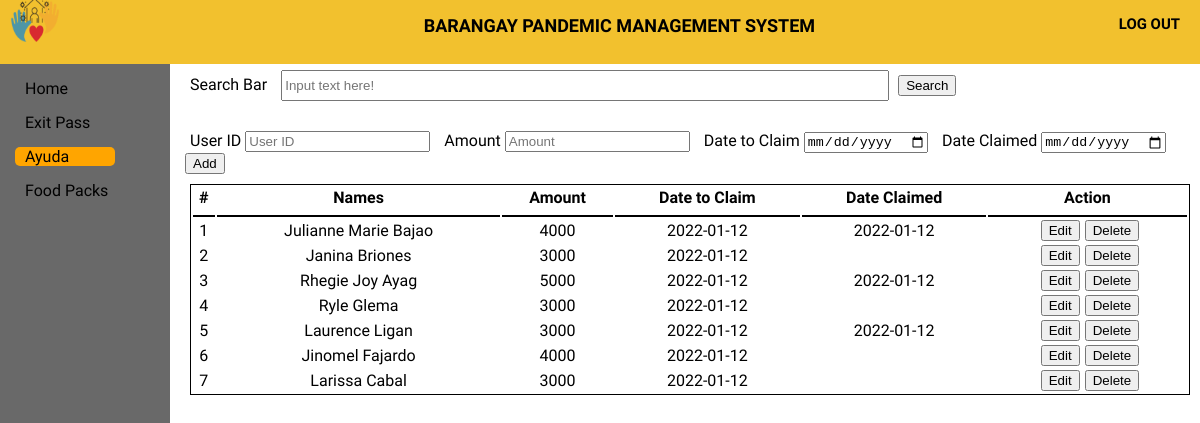
/Ayuda/ayuda.php (signed in), run on the app's committed database.
### tables this page shows
CREATE TABLE `ayuda` (
  `ayudaID` int(11) NOT NULL,
  `userID` int(11) NOT NULL,
  `name2` varchar(50) NOT NULL,
  `amount` int(50) NOT NULL,
  `barangay` varchar(50) NOT NULL,
  `date_toclaim` varchar(50) NOT NULL,
  `date_claimed` varchar(50) NOT NULL
);

### Connection/session.php (called while the page is built, shortened)
<?php
	require 'db_conn.php';
	$query = $conn->query("SELECT * FROM `users` WHERE `userID` = '$_SESSION[userID]'") or die(mysqli_error());
	$fetch = $query->fetch_array();
	$barangay = $fetch['barangay'];
?>

### Ayuda/ayuda.php (the view, shortened to what this page needs)
<!DOCTYPE html>
<?php
	require '../Connection/session.php';
?>
<html>
<html>
<head>
	<link rel="stylesheet" type="text/css" href="ayuda.css">
</head>
<body>
	<header>
		<div class="log_out">
			<a href="../Logout/logout.php" class="logout_btn"><h5>LOG OUT</h5></a>
		</div>
		<div class="title">
			<h5>BARANGAY PANDEMIC MANAGEMENT SYSTEM</h5>
		</div>
		<div class="logobox">
			<img src="logo1.png" class="logo">
		</div>
	</header>
	<div class="sidebar">
		<a href="../home page/home.php"><span>Home</span></a>
		<a href="../ExitPass/exitpass.php"><span>Exit Pass</span></a>
		<a href="../Ayuda/Ayuda.php" id="main"><span>Ayuda</span></a>
		<a href="../Food pack/Food pack.php"><span>Food Packs</span></a>
	</div>
	<div class="content">
		<form action="aresult.php" method="get">
		<div class="Cheader">
			<label>Search Bar</label>
			<input type="text" name="search" id="searchbar" placeholder="Input text here!">
			<button type="submit" >Search</button>
		</div>
		</form>
		<form action="addayuda-check.php" method="POST">
		<div class="Add">
			<label>User ID</label>
			<input type="text" name="userID" id="userID" placeholder="User ID">
			<label>Amount</label>
			<input type="text" name="amount" id="Amount" placeholder="Amount">
			<label>Date to Claim</label>
			<input type="Date" name="date_toclaim" id="date_toclaim">
			<label>Date Claimed</label>
			<input type="Date" name="date_claimed" id="date_claimed">
			<button type="submit" name="add-ayuda" class="submit">Add</button>
		</div>
		</form>
		<table class="table1">
		  <tr>
		  	<th>#</th>
		    <th>Names</th>
		    <th>Amount</th>
		    <th>Date to Claim</th>
		    <th>Date Claimed</th>
		    <th>Action</th>
		  </tr>
		  <tbody>
					<?php
						require '../Connection/db_conn.php';
						require '../Connection/session.php';
						$query = $conn->query("SELECT *  FROM `ayuda` WHERE barangay = ('$barangay');") or die(mysqli_error());
						while($fetch = $query->fetch_array()){
					?>
						<tr>
							<td><?php echo $fetch['ayudaID']?></td>
							<td><?php echo $fetch['name2']?></td>
							<td><?php echo $fetch['amount']?></td>
							<td><?php echo $fetch['date_toclaim']?></td>
							<td><?php echo $fetch['date_claimed']?></td>
    						<td><center></a><a href = "edit-ayuda.php?ayudaID=<?php echo $fetch['ayudaID']?>"><i></i><button>Edit</button></a><a onclick = "confirmationDelete(this); return false;" href = "delete-ayuda.php?ayudaID=<?php echo $fetch['ayudaID']?>"><i></i><button> Delete</button></a></center></td>
  </tr>
 					 <?php
						}
					?>
					</tbody>
		</table>
	</div>
</body>
</html>

### Ayuda/ayuda.css (style rules this page uses)
body { margin: 0; padding: 0; font-family: alata; min-height: 100vh; width: 100%; background-color: white; }
header { position: fixed; padding: 0; margin: 0; width: 100%; height: 8%; background: #F2C12E; }
.title { height: 1px; }
.title h5 { margin: 15px; text-align: center; font-size: 18px; margin-left: 10%; }
.log_out { margin-top: -10px; padding: 0; margin-right: 20px; float: right; }
.logout_btn { text-decoration: none; color: black; font-size: 18px; }
.logobox { margin-left: 10px; margin-top: -20px; }
.logo { height: 50px; width: 50px; }
.sidebar { top: 8%; padding: 10px; margin: 0; position: fixed; height: 100%; width: 150px; background-color: dimgray; }
.sidebar a { display: block; margin: 5px; margin-bottom: 15px; padding-left: 10px; text-decoration: none; color: black; box-sizing: border-box; }
.sidebar #main { width: 100px; background-color: orange; border-radius: 5px; }
.content { width: 85%; height: 95%px; position: absolute; margin-top: 5%; margin-left: 15%; }
.Cheader { margin: 10px; margin-bottom: 10px; }
.content button { margin-left: 5px; }
#searchbar { width: 60%; height: 25px; margin-left: 10px; margin-bottom: 20px; }
.Add label { margin-left: 10px; }
.table1 { margin: 10px; width: 98%; border: 1px solid black; }
.table1 th, td { text-align: center; }
.table1 th { border-bottom: 2px solid black; border-width: 10%; padding-bottom: 8px; }

### data on the page
ayuda: ayudaID "1", name2 "Julianne Marie Bajao", amount "4000", date_toclaim "2022-01-12", date_claimed "2022-01-12"
ayuda: ayudaID "2", name2 "Janina Briones", amount "3000", date_toclaim "2022-01-12"
ayuda: ayudaID "3", name2 "Rhegie Joy Ayag", amount "5000", date_toclaim "2022-01-12", date_claimed "2022-01-12"
ayuda: ayudaID "4", name2 "Ryle Glema", amount "3000", date_toclaim "2022-01-12"
ayuda: ayudaID "5", name2 "Laurence Ligan", amount "3000", date_toclaim "2022-01-12", date_claimed "2022-01-12"
ayuda: ayudaID "6", name2 "Jinomel Fajardo", amount "4000", date_toclaim "2022-01-12"
ayuda: ayudaID "7", name2 "Larissa Cabal", amount "3000", date_toclaim "2022-01-12"
